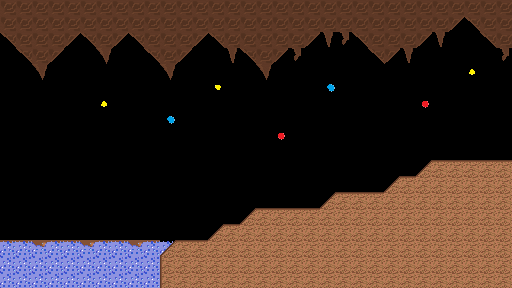

A level layout from a 2D game, rendered from its tile map. Below: a short description, then the map file with tile-grid data replaced by summaries:
An orthogonal 32x18 tile map with 16x16 px tiles, 2 tile layers (topwall, ground).

<map version="1.0" orientation="orthogonal" width="32" height="18" tilewidth="16" tileheight="16">
 <properties>
  <property name="blended tiles" value="5, 6,  7, 8, 11, 12, 13" />
 </properties>
 <tileset firstgid="1" name="Tileset2" tilewidth="16" tileheight="16">
  <image source="TileSetA.png" trans="ffe1e1" width="96" height="64" />
  <tile id="0">
   <properties>
    <property name="blocked" value="" />
   </properties>
  </tile>
  <tile id="3">
   <properties>
    <property name="diagonalRight" value="1" />
   </properties>
  </tile>
  <tile id="4">
   <properties>
    <property name="diagonalLeft" value="1" />
   </properties>
  </tile>
  <tile id="5">
   <properties>
    <property name="water" value="1" />
   </properties>
  </tile>
  <tile id="6">
   <properties>
    <property name="water" value="1" />
   </properties>
  </tile>
  <tile id="8">
   <properties>
    <property name="blocked" value="1" />
   </properties>
  </tile>
  <tile id="11">
   <properties>
    <property name="water" value="1" />
   </properties>
  </tile>
 </tileset>
 <layer name="topwall" width="32" height="18">
  <data>[576 cells, 548 non-empty, 13 distinct tile ids]</data>
 </layer>
 <layer name="ground" width="32" height="18">
  <data>[576 cells, 251 non-empty, 8 distinct tile ids]</data>
 </layer>
</map>
